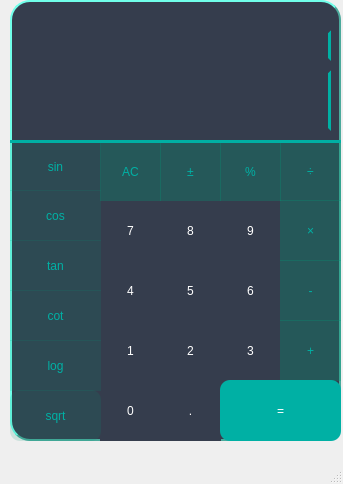
<?xml version="1.0" encoding="UTF-8"?>
<ui version="4.0">
 <class>btn_equal_2</class>
 <widget class="QMainWindow" name="btn_equal_2">
  <property name="geometry">
   <rect>
    <x>0</x>
    <y>0</y>
    <width>343</width>
    <height>484</height>
   </rect>
  </property>
  <property name="windowTitle">
   <string>MainWindow</string>
  </property>
  <widget class="QWidget" name="centralwidget">
   <widget class="QPushButton" name="btn_div">
    <property name="geometry">
     <rect>
      <x>280</x>
      <y>140</y>
      <width>61</width>
      <height>61</height>
     </rect>
    </property>
    <property name="styleSheet">
     <string notr="true">background-color: qlineargradient(spread:pad, x1:1, y1:1, x2:1, y2:1, stop:1 rgba(0, 148, 116, 77));
color: rgb(0, 176, 164);
font: 700 28pt &quot;Georgia&quot;;
border-style: solid none none none;
border-color: rgb(0, 176, 164);
border-width: 3px;


</string>
    </property>
    <property name="text">
     <string>÷</string>
    </property>
    <property name="iconSize">
     <size>
      <width>20</width>
      <height>14</height>
     </size>
    </property>
   </widget>
   <widget class="QLineEdit" name="tb_text_1">
    <property name="geometry">
     <rect>
      <x>20</x>
      <y>70</y>
      <width>311</width>
      <height>61</height>
     </rect>
    </property>
    <property name="styleSheet">
     <string notr="true">background-color: rgb(53, 61, 77);
border-style: solid;
color: rgb(22, 217, 178);
font: 700 28pt &quot;Georgia&quot;;
border-right-color: rgb(0, 176, 164);
border-left-color: rgb(53, 61, 77);
border-bottom-color: rgb(53, 61, 77);
border-top-color: rgb(53, 61, 77);
border-width: 3px;
</string>
    </property>
   </widget>
   <widget class="QListView" name="listView">
    <property name="geometry">
     <rect>
      <x>10</x>
      <y>0</y>
      <width>331</width>
      <height>441</height>
     </rect>
    </property>
    <property name="styleSheet">
     <string notr="true">border-style: outset;
background-color: rgb(53, 61, 77);
border-color: rgb(75, 170, 156);
border-width: 2px;
border-radius: 20px

</string>
    </property>
   </widget>
   <widget class="QPushButton" name="btn_mul">
    <property name="geometry">
     <rect>
      <x>280</x>
      <y>200</y>
      <width>61</width>
      <height>61</height>
     </rect>
    </property>
    <property name="styleSheet">
     <string notr="true">background-color: qlineargradient(spread:pad, x1:1, y1:1, x2:1, y2:1, stop:1 rgba(0, 148, 116, 77));
color: rgb(0, 176, 164);
font: 700 28pt &quot;Georgia&quot;;
border-style: outset;
border-color: rgb(0, 148, 116);
border-width:0px;</string>
    </property>
    <property name="text">
     <string>×</string>
    </property>
    <property name="iconSize">
     <size>
      <width>20</width>
      <height>14</height>
     </size>
    </property>
   </widget>
   <widget class="QPushButton" name="btn_per">
    <property name="geometry">
     <rect>
      <x>220</x>
      <y>140</y>
      <width>61</width>
      <height>61</height>
     </rect>
    </property>
    <property name="styleSheet">
     <string notr="true">background-color: qlineargradient(spread:pad, x1:1, y1:1, x2:1, y2:1, stop:1 rgba(0, 148, 116, 77));
color: rgb(0, 176, 164);
font: 700 18pt &quot;Georgia&quot;;
border-style: solid none none none;
border-color: rgb(0, 176, 164);
border-width: 3px;


</string>
    </property>
    <property name="text">
     <string>%</string>
    </property>
    <property name="iconSize">
     <size>
      <width>20</width>
      <height>14</height>
     </size>
    </property>
   </widget>
   <widget class="QPushButton" name="btn_neg">
    <property name="geometry">
     <rect>
      <x>160</x>
      <y>140</y>
      <width>61</width>
      <height>61</height>
     </rect>
    </property>
    <property name="styleSheet">
     <string notr="true">background-color: qlineargradient(spread:pad, x1:1, y1:1, x2:1, y2:1, stop:1 rgba(0, 148, 116, 77));
color: rgb(0, 176, 164);
font: 700 28pt &quot;Georgia&quot;;
border-style: solid none none none;
border-color: rgb(0, 176, 164);
border-width: 3px;


</string>
    </property>
    <property name="text">
     <string>±</string>
    </property>
    <property name="iconSize">
     <size>
      <width>20</width>
      <height>14</height>
     </size>
    </property>
   </widget>
   <widget class="QPushButton" name="btn_ac">
    <property name="geometry">
     <rect>
      <x>100</x>
      <y>140</y>
      <width>61</width>
      <height>61</height>
     </rect>
    </property>
    <property name="styleSheet">
     <string notr="true">background-color: qlineargradient(spread:pad, x1:1, y1:1, x2:1, y2:1, stop:1 rgba(0, 148, 116, 77));
color: rgb(0, 176, 164);
font: 700 18pt &quot;Georgia&quot;;
border-style: solid none none none;
border-color: rgb(0, 176, 164);
border-width: 3px;


</string>
    </property>
    <property name="text">
     <string>AC</string>
    </property>
    <property name="iconSize">
     <size>
      <width>20</width>
      <height>14</height>
     </size>
    </property>
   </widget>
   <widget class="QPushButton" name="btn_sub">
    <property name="geometry">
     <rect>
      <x>280</x>
      <y>260</y>
      <width>61</width>
      <height>61</height>
     </rect>
    </property>
    <property name="styleSheet">
     <string notr="true">background-color: qlineargradient(spread:pad, x1:1, y1:1, x2:1, y2:1, stop:1 rgba(0, 148, 116, 77));
color: rgb(0, 176, 164);
font: 600 38pt &quot;Georgia&quot;;
border-style: outset;
border-color: rgb(0, 148, 116);
border-width:0px;</string>
    </property>
    <property name="text">
     <string>-</string>
    </property>
    <property name="iconSize">
     <size>
      <width>20</width>
      <height>14</height>
     </size>
    </property>
   </widget>
   <widget class="QPushButton" name="btn_sum">
    <property name="geometry">
     <rect>
      <x>280</x>
      <y>320</y>
      <width>61</width>
      <height>61</height>
     </rect>
    </property>
    <property name="styleSheet">
     <string notr="true">background-color: qlineargradient(spread:pad, x1:1, y1:1, x2:1, y2:1, stop:1 rgba(0, 148, 116, 77));
color: rgb(0, 176, 164);
font: 700 28pt &quot;Georgia&quot;;
border-style: outset;
border-color: rgb(0, 148, 116);
border-width:0px;</string>
    </property>
    <property name="text">
     <string>+</string>
    </property>
    <property name="iconSize">
     <size>
      <width>20</width>
      <height>14</height>
     </size>
    </property>
   </widget>
   <widget class="QPushButton" name="btn_equal">
    <property name="geometry">
     <rect>
      <x>220</x>
      <y>380</y>
      <width>121</width>
      <height>61</height>
     </rect>
    </property>
    <property name="styleSheet">
     <string notr="true">background-color: rgb(0, 176, 164);
color: rgb(255, 255, 255);
font: 700 28pt &quot;Georgia&quot;;
border-style: outset;
border-color: rgb(0, 148, 116);
border-width:0px;
border-radius: 10px;</string>
    </property>
    <property name="text">
     <string>=</string>
    </property>
    <property name="iconSize">
     <size>
      <width>20</width>
      <height>14</height>
     </size>
    </property>
   </widget>
   <widget class="QPushButton" name="btn_7">
    <property name="geometry">
     <rect>
      <x>100</x>
      <y>200</y>
      <width>61</width>
      <height>61</height>
     </rect>
    </property>
    <property name="styleSheet">
     <string notr="true">color: rgb(255, 255, 255);
background-color: rgb(53, 61, 77);
font: 600 18pt &quot;Georgia&quot;;
border-style: none;</string>
    </property>
    <property name="text">
     <string>7</string>
    </property>
    <property name="iconSize">
     <size>
      <width>20</width>
      <height>14</height>
     </size>
    </property>
   </widget>
   <widget class="QPushButton" name="btn_8">
    <property name="geometry">
     <rect>
      <x>160</x>
      <y>200</y>
      <width>61</width>
      <height>61</height>
     </rect>
    </property>
    <property name="styleSheet">
     <string notr="true">color: rgb(255, 255, 255);
background-color: rgb(53, 61, 77);
font: 600 18pt &quot;Georgia&quot;;
border-style: none;</string>
    </property>
    <property name="text">
     <string>8</string>
    </property>
    <property name="iconSize">
     <size>
      <width>20</width>
      <height>14</height>
     </size>
    </property>
   </widget>
   <widget class="QPushButton" name="btn_9">
    <property name="geometry">
     <rect>
      <x>220</x>
      <y>200</y>
      <width>61</width>
      <height>61</height>
     </rect>
    </property>
    <property name="styleSheet">
     <string notr="true">color: rgb(255, 255, 255);
background-color: rgb(53, 61, 77);
font: 600 18pt &quot;Georgia&quot;;
border-style: none;</string>
    </property>
    <property name="text">
     <string>9</string>
    </property>
    <property name="iconSize">
     <size>
      <width>20</width>
      <height>14</height>
     </size>
    </property>
   </widget>
   <widget class="QPushButton" name="btn_4">
    <property name="geometry">
     <rect>
      <x>100</x>
      <y>260</y>
      <width>61</width>
      <height>61</height>
     </rect>
    </property>
    <property name="styleSheet">
     <string notr="true">color: rgb(255, 255, 255);
background-color: rgb(53, 61, 77);
font: 600 18pt &quot;Georgia&quot;;
border-style: none;</string>
    </property>
    <property name="text">
     <string>4</string>
    </property>
    <property name="iconSize">
     <size>
      <width>20</width>
      <height>14</height>
     </size>
    </property>
   </widget>
   <widget class="QPushButton" name="btn_5">
    <property name="geometry">
     <rect>
      <x>160</x>
      <y>260</y>
      <width>61</width>
      <height>61</height>
     </rect>
    </property>
    <property name="styleSheet">
     <string notr="true">color: rgb(255, 255, 255);
background-color: rgb(53, 61, 77);
font: 600 18pt &quot;Georgia&quot;;
border-style: none;</string>
    </property>
    <property name="text">
     <string>5</string>
    </property>
    <property name="iconSize">
     <size>
      <width>20</width>
      <height>14</height>
     </size>
    </property>
   </widget>
   <widget class="QPushButton" name="btn_6">
    <property name="geometry">
     <rect>
      <x>220</x>
      <y>260</y>
      <width>61</width>
      <height>61</height>
     </rect>
    </property>
    <property name="styleSheet">
     <string notr="true">color: rgb(255, 255, 255);
background-color: rgb(53, 61, 77);
font: 600 18pt &quot;Georgia&quot;;
border-style: none;</string>
    </property>
    <property name="text">
     <string>6</string>
    </property>
    <property name="iconSize">
     <size>
      <width>20</width>
      <height>14</height>
     </size>
    </property>
   </widget>
   <widget class="QPushButton" name="btn_1">
    <property name="geometry">
     <rect>
      <x>100</x>
      <y>320</y>
      <width>61</width>
      <height>61</height>
     </rect>
    </property>
    <property name="styleSheet">
     <string notr="true">color: rgb(255, 255, 255);
background-color: rgb(53, 61, 77);
font: 600 20pt &quot;Georgia&quot;;
border-style: none;</string>
    </property>
    <property name="text">
     <string>1</string>
    </property>
    <property name="iconSize">
     <size>
      <width>20</width>
      <height>14</height>
     </size>
    </property>
   </widget>
   <widget class="QPushButton" name="btn_2">
    <property name="geometry">
     <rect>
      <x>160</x>
      <y>320</y>
      <width>61</width>
      <height>61</height>
     </rect>
    </property>
    <property name="styleSheet">
     <string notr="true">color: rgb(255, 255, 255);
background-color: rgb(53, 61, 77);
font: 600 20pt &quot;Georgia&quot;;
border-style: none;</string>
    </property>
    <property name="text">
     <string>2</string>
    </property>
    <property name="iconSize">
     <size>
      <width>20</width>
      <height>14</height>
     </size>
    </property>
   </widget>
   <widget class="QPushButton" name="btn_3">
    <property name="geometry">
     <rect>
      <x>220</x>
      <y>320</y>
      <width>61</width>
      <height>61</height>
     </rect>
    </property>
    <property name="styleSheet">
     <string notr="true">color: rgb(255, 255, 255);
background-color: rgb(53, 61, 77);
font: 600 18pt &quot;Georgia&quot;;
border-style: none;</string>
    </property>
    <property name="text">
     <string>3</string>
    </property>
    <property name="iconSize">
     <size>
      <width>20</width>
      <height>14</height>
     </size>
    </property>
   </widget>
   <widget class="QPushButton" name="btn_0">
    <property name="geometry">
     <rect>
      <x>100</x>
      <y>380</y>
      <width>61</width>
      <height>61</height>
     </rect>
    </property>
    <property name="styleSheet">
     <string notr="true">color: rgb(255, 255, 255);
background-color: rgb(53, 61, 77);
font: 600 18pt &quot;Georgia&quot;;
border-style: none;</string>
    </property>
    <property name="text">
     <string>0</string>
    </property>
    <property name="iconSize">
     <size>
      <width>20</width>
      <height>14</height>
     </size>
    </property>
   </widget>
   <widget class="QPushButton" name="btn_dot">
    <property name="geometry">
     <rect>
      <x>160</x>
      <y>380</y>
      <width>61</width>
      <height>61</height>
     </rect>
    </property>
    <property name="styleSheet">
     <string notr="true">color: rgb(255, 255, 255);
background-color: rgb(53, 61, 77);
font: 600 18pt &quot;Georgia&quot;;
border-style: none;</string>
    </property>
    <property name="text">
     <string>.</string>
    </property>
    <property name="iconSize">
     <size>
      <width>20</width>
      <height>14</height>
     </size>
    </property>
   </widget>
   <widget class="QPushButton" name="btn_sin">
    <property name="geometry">
     <rect>
      <x>10</x>
      <y>140</y>
      <width>91</width>
      <height>51</height>
     </rect>
    </property>
    <property name="styleSheet">
     <string notr="true">color: rgb(0, 176, 164);
background-color: qlineargradient(spread:pad, x1:1, y1:1, x2:1, y2:1, stop:1 rgba(0, 148, 116, 38));
font: 700 20pt &quot;Georgia&quot;;
border-style: solid none none none;
border-color: rgb(0, 176, 164);
border-width: 3px;


</string>
    </property>
    <property name="text">
     <string>sin</string>
    </property>
    <property name="iconSize">
     <size>
      <width>20</width>
      <height>14</height>
     </size>
    </property>
   </widget>
   <widget class="QPushButton" name="btn_cos">
    <property name="geometry">
     <rect>
      <x>10</x>
      <y>190</y>
      <width>91</width>
      <height>51</height>
     </rect>
    </property>
    <property name="styleSheet">
     <string notr="true">background-color: qlineargradient(spread:pad, x1:1, y1:1, x2:1, y2:1, stop:1 rgba(0, 148, 116, 38));
color: rgb(0, 176, 164);
font: 700 20pt &quot;Georgia&quot;;
border-style: none;
border-color: rgb(0, 176, 164);
border-width: 3px;


</string>
    </property>
    <property name="text">
     <string>cos</string>
    </property>
    <property name="iconSize">
     <size>
      <width>20</width>
      <height>14</height>
     </size>
    </property>
   </widget>
   <widget class="QPushButton" name="btn_tan">
    <property name="geometry">
     <rect>
      <x>10</x>
      <y>240</y>
      <width>91</width>
      <height>51</height>
     </rect>
    </property>
    <property name="styleSheet">
     <string notr="true">background-color: qlineargradient(spread:pad, x1:1, y1:1, x2:1, y2:1, stop:1 rgba(0, 148, 116, 38));
color: rgb(0, 176, 164);
font: 700 20pt &quot;Georgia&quot;;
border-style: none;
border-color: rgb(0, 176, 164);
border-width: 3px;


</string>
    </property>
    <property name="text">
     <string>tan</string>
    </property>
    <property name="iconSize">
     <size>
      <width>20</width>
      <height>14</height>
     </size>
    </property>
   </widget>
   <widget class="QPushButton" name="btn_cot">
    <property name="geometry">
     <rect>
      <x>10</x>
      <y>290</y>
      <width>91</width>
      <height>51</height>
     </rect>
    </property>
    <property name="styleSheet">
     <string notr="true">background-color: qlineargradient(spread:pad, x1:1, y1:1, x2:1, y2:1, stop:1 rgba(0, 148, 116, 38));
color: rgb(0, 176, 164);
font: 700 20pt &quot;Georgia&quot;;
border-style: none;
border-color: rgb(0, 176, 164);
border-width: 3px;


</string>
    </property>
    <property name="text">
     <string>cot</string>
    </property>
    <property name="iconSize">
     <size>
      <width>20</width>
      <height>14</height>
     </size>
    </property>
   </widget>
   <widget class="QPushButton" name="btn_log">
    <property name="geometry">
     <rect>
      <x>10</x>
      <y>340</y>
      <width>91</width>
      <height>51</height>
     </rect>
    </property>
    <property name="styleSheet">
     <string notr="true">background-color: qlineargradient(spread:pad, x1:1, y1:1, x2:1, y2:1, stop:1 rgba(0, 148, 116, 38));
color: rgb(0, 176, 164);
font: 700 20pt &quot;Georgia&quot;;
border-style: none;
border-color: rgb(0, 176, 164);
border-width: 3px;


</string>
    </property>
    <property name="text">
     <string>log</string>
    </property>
    <property name="iconSize">
     <size>
      <width>20</width>
      <height>14</height>
     </size>
    </property>
   </widget>
   <widget class="QPushButton" name="btn_sqrt">
    <property name="geometry">
     <rect>
      <x>10</x>
      <y>390</y>
      <width>91</width>
      <height>51</height>
     </rect>
    </property>
    <property name="styleSheet">
     <string notr="true">background-color: qlineargradient(spread:pad, x1:1, y1:1, x2:1, y2:1, stop:1 rgba(0, 148, 116, 38));
color: rgb(0, 176, 164);
font: 700 18pt &quot;Georgia&quot;;
border-style: none;
border-color: rgb(0, 176, 164);
border-width: 3px;
border-radius: 10px;


</string>
    </property>
    <property name="text">
     <string>sqrt</string>
    </property>
    <property name="iconSize">
     <size>
      <width>20</width>
      <height>14</height>
     </size>
    </property>
   </widget>
   <widget class="QLineEdit" name="tb_text_2">
    <property name="geometry">
     <rect>
      <x>20</x>
      <y>30</y>
      <width>311</width>
      <height>31</height>
     </rect>
    </property>
    <property name="styleSheet">
     <string notr="true">background-color: rgb(53, 61, 77);
border-style: solid;
color: rgb(22, 217, 178);
font: 700 18pt &quot;Georgia&quot;;
border-right-color: rgb(0, 176, 164);
border-left-color: rgb(53, 61, 77);
border-bottom-color: rgb(53, 61, 77);
border-top-color: rgb(53, 61, 77);
border-width: 3px;
</string>
    </property>
   </widget>
   <zorder>listView</zorder>
   <zorder>tb_text_1</zorder>
   <zorder>btn_7</zorder>
   <zorder>btn_8</zorder>
   <zorder>btn_9</zorder>
   <zorder>btn_4</zorder>
   <zorder>btn_5</zorder>
   <zorder>btn_6</zorder>
   <zorder>btn_1</zorder>
   <zorder>btn_2</zorder>
   <zorder>btn_3</zorder>
   <zorder>btn_0</zorder>
   <zorder>btn_dot</zorder>
   <zorder>btn_sin</zorder>
   <zorder>btn_cos</zorder>
   <zorder>btn_tan</zorder>
   <zorder>btn_cot</zorder>
   <zorder>btn_log</zorder>
   <zorder>btn_ac</zorder>
   <zorder>btn_div</zorder>
   <zorder>btn_neg</zorder>
   <zorder>btn_sum</zorder>
   <zorder>btn_equal</zorder>
   <zorder>btn_mul</zorder>
   <zorder>btn_sub</zorder>
   <zorder>btn_per</zorder>
   <zorder>btn_sqrt</zorder>
   <zorder>tb_text_2</zorder>
  </widget>
  <widget class="QMenuBar" name="menubar">
   <property name="geometry">
    <rect>
     <x>0</x>
     <y>0</y>
     <width>343</width>
     <height>22</height>
    </rect>
   </property>
  </widget>
  <widget class="QStatusBar" name="statusbar"/>
 </widget>
 <resources/>
 <connections/>
</ui>
